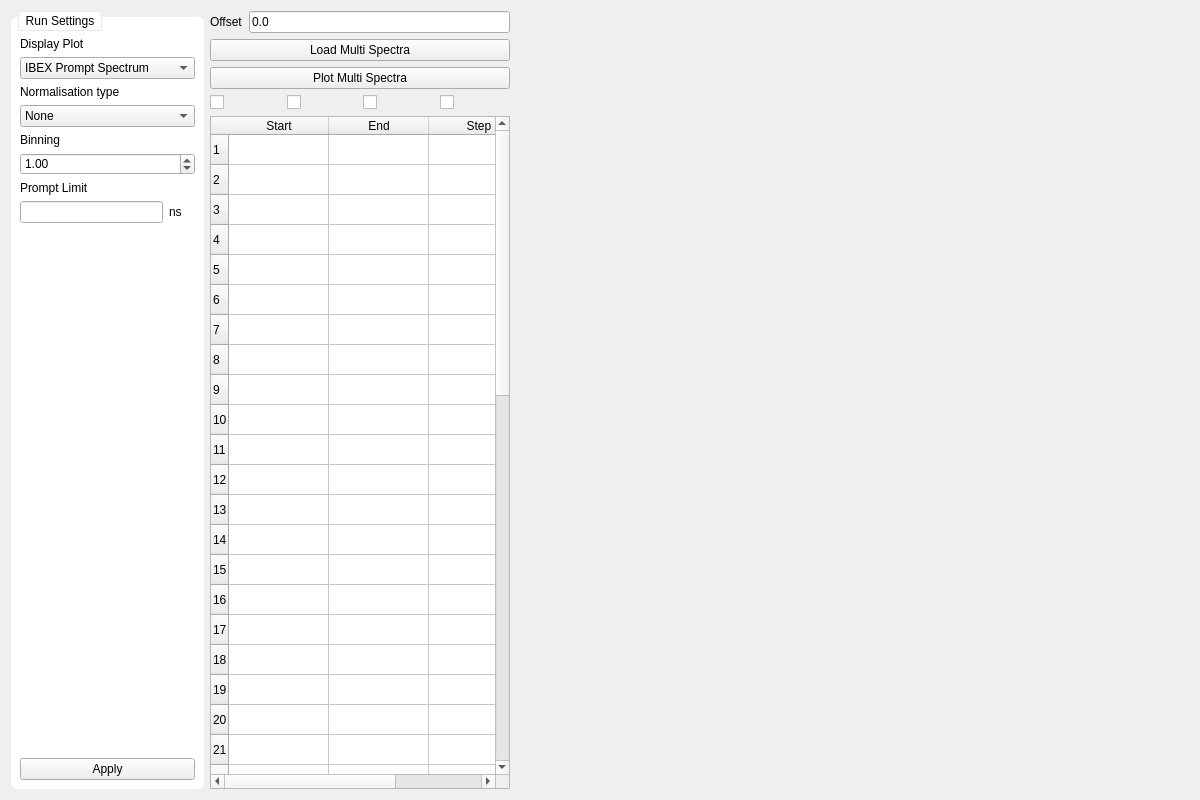
<?xml version="1.0" encoding="UTF-8"?>
<ui version="4.0">
 <class>MultiPlotView</class>
 <widget class="QWidget" name="MultiPlotView">
  <property name="geometry">
   <rect>
    <x>0</x>
    <y>0</y>
    <width>1200</width>
    <height>800</height>
   </rect>
  </property>
  <property name="windowTitle">
   <string>Multi-Run Plot - EVA</string>
  </property>
  <layout class="QGridLayout" name="gridLayout">
   <item row="0" column="0">
    <widget class="QGroupBox" name="groupBox_2">
     <property name="sizePolicy">
      <sizepolicy hsizetype="Maximum" vsizetype="Preferred">
       <horstretch>0</horstretch>
       <verstretch>2</verstretch>
      </sizepolicy>
     </property>
     <property name="styleSheet">
      <string notr="true">QGroupBox {
	border-radius: 6px;
	margin-top: 6px;
	background-color: white;
}
QGroupBox::title {
    subcontrol-origin: margin;
    left: 7px;
    padding: 2px 5px 2px 5px;
	background-color: white;
	border: 1px solid #E8E8E8;
	border-radius: 2px
}</string>
     </property>
     <property name="title">
      <string>Run Settings</string>
     </property>
     <property name="flat">
      <bool>false</bool>
     </property>
     <layout class="QGridLayout" name="gridLayout_3">
      <property name="leftMargin">
       <number>9</number>
      </property>
      <property name="topMargin">
       <number>20</number>
      </property>
      <property name="rightMargin">
       <number>9</number>
      </property>
      <property name="bottomMargin">
       <number>9</number>
      </property>
      <item row="3" column="2">
       <widget class="QLabel" name="label_4">
        <property name="text">
         <string>Display Plot</string>
        </property>
       </widget>
      </item>
      <item row="4" column="2" colspan="3">
       <widget class="QComboBox" name="nexus_plot_display_combo_box">
        <item>
         <property name="text">
          <string>IBEX Prompt Spectrum</string>
         </property>
        </item>
        <item>
         <property name="text">
          <string>IBEX Delayed Spectrum</string>
         </property>
        </item>
        <item>
         <property name="text">
          <string>Manual Prompt Spectrum</string>
         </property>
        </item>
        <item>
         <property name="text">
          <string>Manual Delayed Spectrum</string>
         </property>
        </item>
        <item>
         <property name="text">
          <string>Time Plot</string>
         </property>
        </item>
        <item>
         <property name="text">
          <string>Efficiency Spectrum</string>
         </property>
        </item>
       </widget>
      </item>
      <item row="6" column="2">
       <widget class="QLabel" name="label_2">
        <property name="styleSheet">
         <string notr="true"/>
        </property>
        <property name="text">
         <string>Normalisation type</string>
        </property>
       </widget>
      </item>
      <item row="9" column="2" colspan="3">
       <widget class="QDoubleSpinBox" name="binning_spin_box">
        <property name="suffix">
         <string/>
        </property>
        <property name="minimum">
         <double>0.100000000000000</double>
        </property>
        <property name="singleStep">
         <double>1.000000000000000</double>
        </property>
        <property name="value">
         <double>1.000000000000000</double>
        </property>
       </widget>
      </item>
      <item row="7" column="2" colspan="3">
       <widget class="QComboBox" name="normalisation_type_combo_box">
        <item>
         <property name="text">
          <string>None</string>
         </property>
        </item>
        <item>
         <property name="text">
          <string>Normalisation by counts</string>
         </property>
        </item>
        <item>
         <property name="text">
          <string>Normalisation by events</string>
         </property>
        </item>
       </widget>
      </item>
      <item row="11" column="3">
       <widget class="QLabel" name="label_6">
        <property name="text">
         <string>ns</string>
        </property>
       </widget>
      </item>
      <item row="10" column="2">
       <widget class="QLabel" name="label_5">
        <property name="text">
         <string>Prompt Limit</string>
        </property>
       </widget>
      </item>
      <item row="11" column="2">
       <widget class="QLineEdit" name="prompt_limit_textbox"/>
      </item>
      <item row="12" column="3">
       <spacer name="verticalSpacer">
        <property name="orientation">
         <enum>Qt::Vertical</enum>
        </property>
        <property name="sizeHint" stdset="0">
         <size>
          <width>20</width>
          <height>40</height>
         </size>
        </property>
       </spacer>
      </item>
      <item row="8" column="2">
       <widget class="QLabel" name="label_3">
        <property name="text">
         <string>Binning</string>
        </property>
       </widget>
      </item>
      <item row="15" column="2" colspan="3">
       <widget class="QPushButton" name="apply_run_settings_button">
        <property name="text">
         <string>Apply</string>
        </property>
       </widget>
      </item>
     </layout>
    </widget>
   </item>
   <item row="0" column="1">
    <layout class="QVBoxLayout" name="side_panel_layout">
     <item>
      <layout class="QFormLayout" name="settings_form_layout">
       <item row="0" column="0">
        <widget class="QLabel" name="lab_multi_offset">
         <property name="sizePolicy">
          <sizepolicy hsizetype="Minimum" vsizetype="Preferred">
           <horstretch>0</horstretch>
           <verstretch>0</verstretch>
          </sizepolicy>
         </property>
         <property name="text">
          <string>Offset</string>
         </property>
        </widget>
       </item>
       <item row="0" column="1">
        <widget class="QLineEdit" name="val_multi_offset">
         <property name="sizePolicy">
          <sizepolicy hsizetype="Minimum" vsizetype="Fixed">
           <horstretch>0</horstretch>
           <verstretch>0</verstretch>
          </sizepolicy>
         </property>
         <property name="text">
          <string>0.0</string>
         </property>
        </widget>
       </item>
       <item row="1" column="0" colspan="2">
        <widget class="QPushButton" name="load_multi">
         <property name="sizePolicy">
          <sizepolicy hsizetype="Minimum" vsizetype="Fixed">
           <horstretch>0</horstretch>
           <verstretch>0</verstretch>
          </sizepolicy>
         </property>
         <property name="minimumSize">
          <size>
           <width>100</width>
           <height>0</height>
          </size>
         </property>
         <property name="text">
          <string>Load Multi Spectra</string>
         </property>
        </widget>
       </item>
       <item row="2" column="0" colspan="2">
        <widget class="QPushButton" name="plot_multi">
         <property name="sizePolicy">
          <sizepolicy hsizetype="Minimum" vsizetype="Fixed">
           <horstretch>0</horstretch>
           <verstretch>0</verstretch>
          </sizepolicy>
         </property>
         <property name="minimumSize">
          <size>
           <width>100</width>
           <height>0</height>
          </size>
         </property>
         <property name="text">
          <string>Plot Multi Spectra</string>
         </property>
        </widget>
       </item>
      </layout>
     </item>
     <item>
      <layout class="QHBoxLayout" name="detector_select_layout">
       <item>
        <widget class="QCheckBox" name="det1_checkbox"/>
       </item>
       <item>
        <widget class="QCheckBox" name="det2_checkbox"/>
       </item>
       <item>
        <widget class="QCheckBox" name="det3_checkbox"/>
       </item>
       <item>
        <widget class="QCheckBox" name="det4_checkbox"/>
       </item>
      </layout>
     </item>
     <item>
      <widget class="BaseTable" name="RunListTable">
       <property name="sizePolicy">
        <sizepolicy hsizetype="Minimum" vsizetype="Expanding">
         <horstretch>0</horstretch>
         <verstretch>0</verstretch>
        </sizepolicy>
       </property>
       <property name="minimumSize">
        <size>
         <width>300</width>
         <height>0</height>
        </size>
       </property>
       <property name="rowCount">
        <number>50</number>
       </property>
       <property name="columnCount">
        <number>3</number>
       </property>
       <attribute name="horizontalHeaderDefaultSectionSize">
        <number>100</number>
       </attribute>
       <row/>
       <row/>
       <row/>
       <row/>
       <row/>
       <row/>
       <row/>
       <row/>
       <row/>
       <row/>
       <row/>
       <row/>
       <row/>
       <row/>
       <row/>
       <row/>
       <row/>
       <row/>
       <row/>
       <row/>
       <row/>
       <row/>
       <row/>
       <row/>
       <row/>
       <row/>
       <row/>
       <row/>
       <row/>
       <row/>
       <row/>
       <row/>
       <row/>
       <row/>
       <row/>
       <row/>
       <row/>
       <row/>
       <row/>
       <row/>
       <row/>
       <row/>
       <row/>
       <row/>
       <row/>
       <row/>
       <row/>
       <row/>
       <row/>
       <row/>
       <column>
        <property name="text">
         <string>Start</string>
        </property>
       </column>
       <column>
        <property name="text">
         <string>End</string>
        </property>
       </column>
       <column>
        <property name="text">
         <string>Step</string>
        </property>
       </column>
      </widget>
     </item>
    </layout>
   </item>
   <item row="0" column="2">
    <widget class="QWidget" name="plot_container" native="true">
     <property name="sizePolicy">
      <sizepolicy hsizetype="Expanding" vsizetype="Preferred">
       <horstretch>0</horstretch>
       <verstretch>0</verstretch>
      </sizepolicy>
     </property>
     <property name="minimumSize">
      <size>
       <width>0</width>
       <height>0</height>
      </size>
     </property>
    </widget>
   </item>
  </layout>
 </widget>
 <customwidgets>
  <customwidget>
   <class>BaseTable</class>
   <extends>QTableWidget</extends>
   <header>EVA.gui.base.base_table</header>
  </customwidget>
 </customwidgets>
 <resources/>
 <connections/>
</ui>
